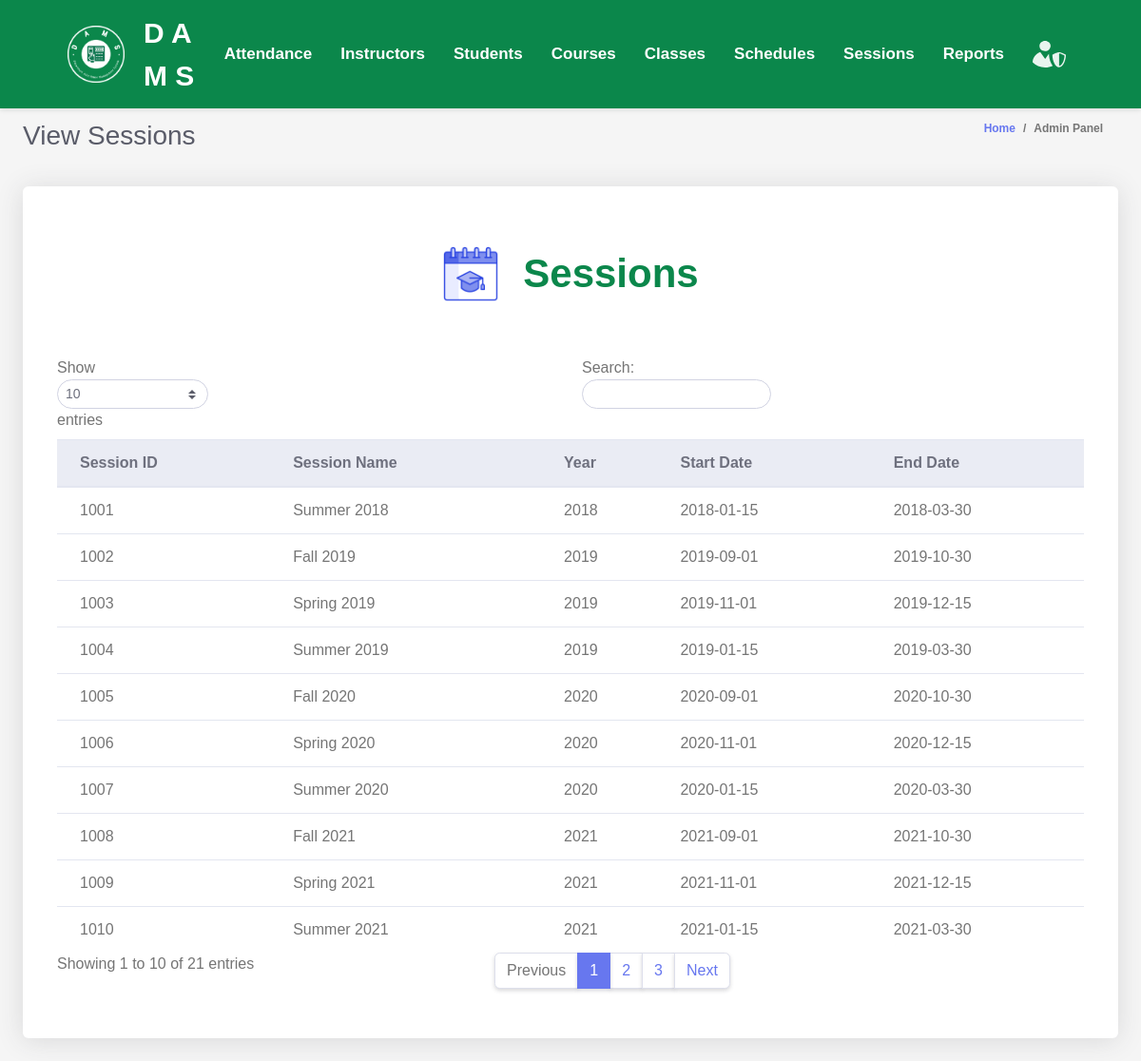
The app's page /admin/viewSessions.php with its own data.
### tables this page shows
CREATE TABLE `sessions` (
  `session_id` INT(11) PRIMARY KEY NOT NULL AUTO_INCREMENT,
  `session_name` VARCHAR(255) DEFAULT NULL,
  `year` VARCHAR(4) DEFAULT NULL,
  `start_date` DATE DEFAULT NULL,
  `end_date` DATE DEFAULT NULL
);

### admin/admin.php (called while the page is built, shortened)
<?php
$database = new Database();
$conn = $database->getConnection();
class Admin
{
    public function list_sessions()
    {
        global $conn;
        $query = "SELECT * FROM sessions";
        $rs = $conn->query($query);
        $users = array();
        while ($row = $rs->fetch_assoc()) {
            $users[] = $row;
        }
        return $users;
    }
}

### admin/sessionsTable.php (the view)
<div class="row">
    <div class="col-lg-12">
        <div class="card mb-4">
        <div class="table-text">
            <img src="../assets/images/sessions.png" >
            <div>
                Sessions
            </div>
        </div>
            <div class="card-body">
                <div class="table-responsive p-3">
                    <table class="table align-items-center table-flush table-hover" id="dataTableHover">
                        <thead class="thead-light">
                            <tr>
                                <th>Session ID</th>
                                <th>Session Name</th>
                                <th>Year</th>
                                <th>Start Date</th>
                                <th>End Date</th>
                            </tr>
                        </thead>
                        <tbody>
                            <?php
                            include "admin.php";
                            $admin = new Admin();
                            $users = $admin->list_sessions();
                            foreach ($users as $user) {
                                echo "<tr>";
                                echo "<td>" . $user['session_id'] . "</td>";
                                echo "<td>" . $user['session_name'] . "</td>";
                                echo "<td>" . $user['year'] . "</td>";
                                echo "<td>" . $user['start_date'] . "</td>";
                                echo "<td>" . $user['end_date'] . "</td>";
                                echo "</tr>";
                            }
                            ?>
                        </tbody>
                    </table>
                </div>
            </div>
        </div>
    </div>
</div>

### css/navbar.css (style rules this page uses)
body { margin: 0; padding: 0; font-family: Arial, sans-serif; background-color: #f5f5f5; }
.table-text { display: flex; align-items: center; justify-content: center; color: #0b874b; font-size: 42px; margin-top: 60px; margin-bottom: 20px; font-weight: bold; }
.table-text img { margin-right: 25px; max-width: 60px; }

### records on screen
sessions: session_id "1001", session_name "Summer 2018", year "2018", start_date "2018-01-15", end_date "2018-03-30"
sessions: session_id "1002", session_name "Fall 2019", year "2019", start_date "2019-09-01", end_date "2019-10-30"
sessions: session_id "1003", session_name "Spring 2019", year "2019", start_date "2019-11-01", end_date "2019-12-15"
sessions: session_id "1004", session_name "Summer 2019", year "2019", start_date "2019-01-15", end_date "2019-03-30"
sessions: session_id "1005", session_name "Fall 2020", year "2020", start_date "2020-09-01", end_date "2020-10-30"
sessions: session_id "1006", session_name "Spring 2020", year "2020", start_date "2020-11-01", end_date "2020-12-15"
sessions: session_id "1007", session_name "Summer 2020", year "2020", start_date "2020-01-15", end_date "2020-03-30"
sessions: session_id "1008", session_name "Fall 2021", year "2021", start_date "2021-09-01", end_date "2021-10-30"
sessions: session_id "1009", session_name "Spring 2021", year "2021", start_date "2021-11-01", end_date "2021-12-15"
sessions: session_id "1010", session_name "Summer 2021", year "2021", start_date "2021-01-15", end_date "2021-03-30"
